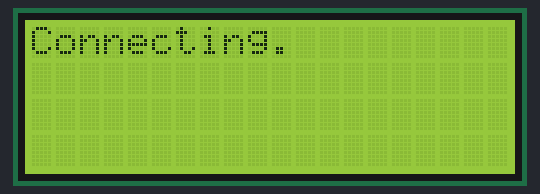
Recording of a sketch running on a simulated ESP8266 (NodeMCU). Shown: 20×4 character LCD. WiFi joins after 1.5 s; servers stay silent unless stated; network time is answered at once with the bench clock; the local clock reads 2024-03-15 10:24:30 at power-on unless the sketch sets it; storage starts empty; what the sketch prints to the serial monitor is not drawn.

Above: at 0.6 s.
At 1.7 s:
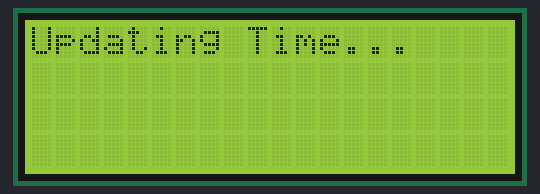
At 2.7 s:
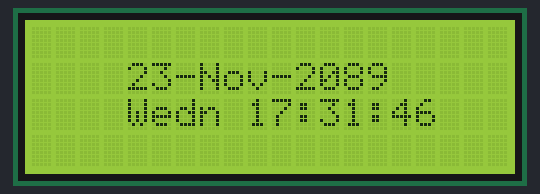
At 11.0 s:
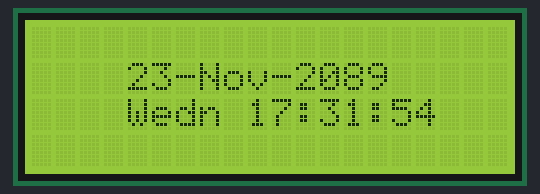
At 20.3 s:
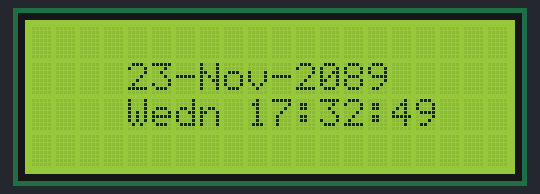
At 39.0 s:
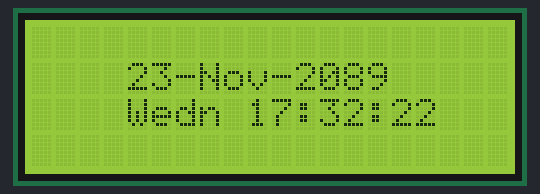

The sketch:

DS3231_LCD_WIFI.ino
```cpp
/*
1) Update From NTP server
2) Store UnixEpoch Time in LittleFS
3)
*/


// LittleFS Baaki he
#include <LiquidCrystal_I2C.h>  // #include <LiquidCrystal.h>
#include <NTPClient.h>
#include <ESP8266WiFi.h>
#include <WiFiUdp.h>
#include <LittleFS.h>
#include <RTClib.h>
#include <TimeLib.h>


RTC_DS3231 rtc;
LiquidCrystal_I2C lcd(0x27, 20, 4); //LiquidCrystal lcd(7, 6, 5, 4, 3, 2); // (rs, e, d4, d5, d6, d7)
WiFiUDP ntpUDP;

const char *ssid = "STA";
const char *password = "PASSWORD";

//+5 hr 30 Mins Indian UTC = 5x60x60 + 30×60 = 20700
const long utcOffsetInSeconds = 19800;  //19080;  // 5.30= 5.5(60*60)

// You can specify the time server pool and the offset, (in seconds)
// additionally you can specify the update interval (in milliseconds).
// NTPClient timeClient(ntpUDP, "europe.pool.ntp.org", 3600, 60000);


// By default 'pool.ntp.org' is used with 60 seconds update interval and
// no offset NTPClient timeClient(ntpUDP);


//Update one in 12hr minimum require for reduce time error


  //pool.ntp.org
//Weeks
String Week[7] = { "Sun", "Mon", "Tue", "Wedn", "Thu", "Fri", "Sat" };
//months
String Month[12] = { "Jan", "Feb", "Mar", "Apr", "May", "Jun", "Jul", "Aug", "Sep", "Oct", "Nov", "Dec" };


NTPClient timeClient(ntpUDP, "asia.pool.ntp.org", utcOffsetInSeconds);
void setup() {
  //Serial Initialize
  Serial.begin(115200);

  //Wifi Initialize
  WiFi.begin(ssid, password);

  //lcd Initialize
  lcd.init();

  //RTC Initialize
  rtc.begin();


  //Inital LittleFS
  if (!LittleFS.begin()) {
    Serial.println("Error mounting LittleFS");
    lcd.print("Error mounting LittleFS");
    return;
  }

  // Backlight On
  lcd.backlight();
  // Clear LCD
  lcd.clear();
  lcd.setCursor(0, 0);

  lcd.print("Connecting");
  while (WiFi.status() != WL_CONNECTED) {
    delay(500);
    Serial.print(".");
    lcd.print(".");
  }
  lcd.setCursor(0, 0);
  lcd.print("Updating Time...");

  timeClient.update();
  unsigned long unix_epoch=timeClient.update();
  rtc.adjust(DateTime(unix_epoch));

  delay(1000);
  lcd.clear();
}

void loop() {
  //timeClient.update();


  time_t epochTime = timeClient.getEpochTime();
  Serial.print("Epoch Time: ");
  Serial.println(epochTime);

  String formattedTime = timeClient.getFormattedTime();
  Serial.print("Formatted Time: ");
  Serial.println(formattedTime);

  int currentHour = timeClient.getHours();
  Serial.print("Hour: ");
  Serial.println(currentHour);

  int currentMinute = timeClient.getMinutes();
  Serial.print("Minutes: ");
  Serial.println(currentMinute);

  int currentSecond = timeClient.getSeconds();
  Serial.print("Seconds: ");
  Serial.println(currentSecond);

  String weekDay = Week[timeClient.getDay()];
  Serial.print("Week Day: ");
  Serial.println(weekDay);

  //Get a time structure
  struct tm *ptm = gmtime((time_t *)&epochTime);

  int monthDay = ptm->tm_mday;
  Serial.print("Month day: ");
  Serial.println(monthDay);

  int currentMonth = ptm->tm_mon + 1;
  Serial.print("Month: ");
  Serial.println(currentMonth);

  String currentMonthName = Month[currentMonth - 1];
  Serial.print("Month name: ");
  Serial.println(currentMonthName);


  int currentYear = ptm->tm_year + 1900;
  Serial.print("Year: ");
  Serial.println(currentYear);


  //Print complete date:
  String currentDate = String(monthDay) + "-" + String(currentMonthName) + "-" + String(currentYear);
  Serial.print("Current date: ");
  Serial.println(currentDate);


  Serial.println("");


  Serial.print("\n======================\n");


  lcd.setCursor(4, 1);
  lcd.print(currentDate);
  lcd.setCursor(4, 2);
  lcd.print(weekDay + " " + currentHour + ":" + currentMinute + ":" + currentSecond);


  delay(1000);
}


//Write File
void writeFile(const char *path, const char *message) {
  Serial.printf("Writing file: %s\n", path);


  File file = LittleFS.open(path, "w");
  if (!file) {
    Serial.println("Failed to open file for writing");
    return;
  }


  if (file.print(message))
  {
    Serial.println("File Written");
    lcd.print("File Success Written");
  } else {
    Serial.println("Fail To Write");
    lcd.print("Fail To Write");
  }
  delay(2000);
  file.close();
}


//Read File
void readFile(const char *path)
{
  Serial.printf("Reading File: %s", path);


  File file = LittleFS.open(path, "r");
  if (!file) {
    Serial.println("Fail To Read File: ");
    return;
  }


  Serial.print("Read From File: ");
  while (file.available()) {
    Serial.write(file.read());
    file.close();
  }
}


void deleteFile(const char *path)
{
  Serial.printf("Deleting file:%s\n", path);
  lcd.print("Deleting File..");


  if (LittleFS.remove(path)) {
    Serial.println("File deleted");
  } else {
    Serial.println("Fail To Delete");
    lcd.print("Fail To Delete");
  }
}
```

Measured:
- what the display in image 1 shows lasts 1.1 s, from 1.6 s to 2.7 s
- what the display in image 2 shows lasts 1.0 s, from 2.7 s to 3.7 s
